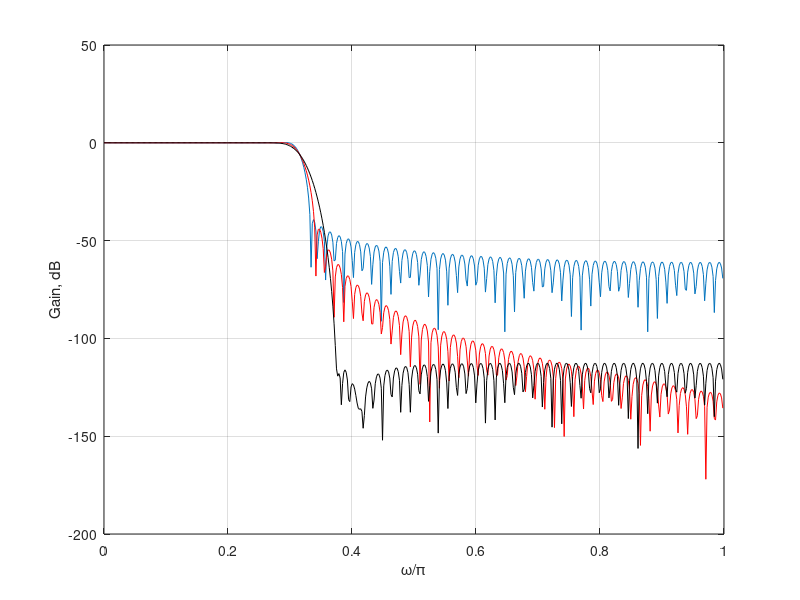

The MATLAB script that drew this image:
%% Window-Based FIR Filter Design
fsamp = 12000; %sampling rate
fcuts = [1800 2000]; %indicate frequency cutoffs
mags = [1 0]; %desired magnitudes per band
devs = [0.0114469 0.01778279]; %amplitude deviation per band
[n,Wn,beta,ftype] = kaiserord(fcuts,mags,devs,fsamp);...
%Use Kaiser window estimation
kw = kaiser(n+1,beta);
b = fir1(n,Wn, kw);
[h,omega] = freqz(b,1,512);
plot(omega/pi,20*log10(abs(h)));grid;
xlabel('\omega/\pi'); ylabel('Gain, dB');

hold on
hw = hann(n+1); %use Hann window
b = fir1(n,Wn, hw);
[h,omega] = freqz(b,1,512);
plot(omega/pi,20*log10(abs(h)),'r'); %plot the response in red
cw = chebwin(n+1); %use Chebyshev window
b = fir1(n,Wn,cw);
[h,omega] = freqz(b,1,512);
plot(omega/pi,20*log10(abs(h)),'k'); %plot the response in black
%xline(Wn)
%xline(1/3)
%yline(-35)
